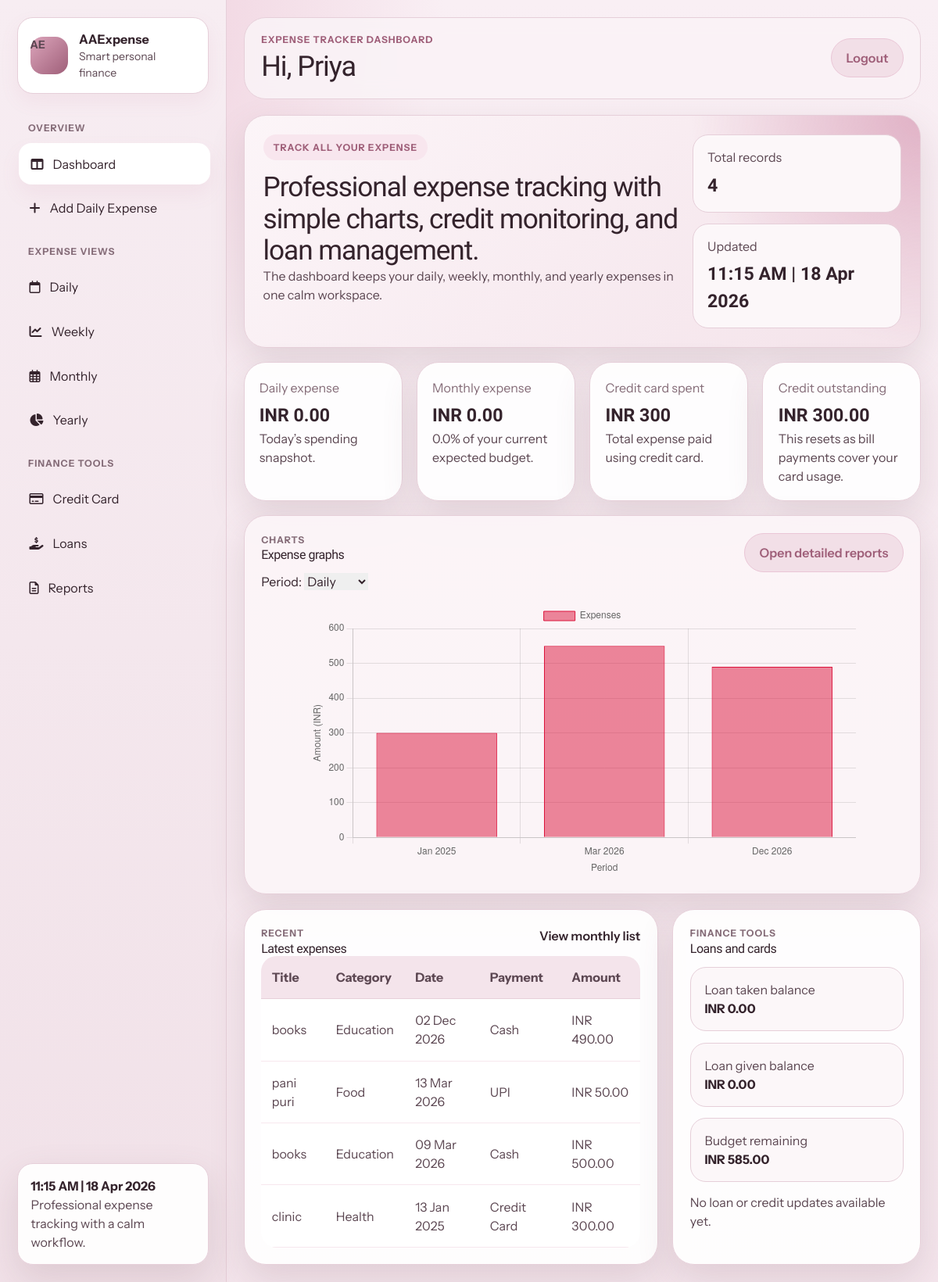
Screenshot of / (signed in) with the database file from the repository.
### expense/models.py (models this page shows, shortened)
class Expense(models.Model):
    PAYMENT_CASH = "cash"
    PAYMENT_UPI = "upi"
    PAYMENT_CREDIT_CARD = "credit_card"
    PAYMENT_CREDIT_CARD_BILL = "credit_card_bill"
    PAYMENT_CHOICES = [
        (PAYMENT_CASH, "Cash"),
        (PAYMENT_UPI, "UPI"),
        (PAYMENT_CREDIT_CARD, "Credit Card"),
        (PAYMENT_CREDIT_CARD_BILL, "Credit Card Bill Payment"),
    ]
    PAYMENT_CHOICES_DICT = dict(PAYMENT_CHOICES)
    CATEGORY_ENTERTAINMENT = "entertainment"
    CATEGORY_GROCERY = "grocery"
    CATEGORY_FOOD = "food"
    CATEGORY_STATIONERY = "stationery"
    CATEGORY_TRANSPORT = "transport"
    CATEGORY_HEALTH = "health"
    CATEGORY_RENT = "rent"
    CATEGORY_EDUCATION = "education"
    CATEGORY_BILLS = "bills"
    CATEGORY_SHOPPING = "shopping"
    CATEGORY_OTHERS = "others"
    CATEGORY_CHOICES = [
        (CATEGORY_ENTERTAINMENT, "Entertainment"),
        (CATEGORY_GROCERY, "Grocery"),
        (CATEGORY_FOOD, "Food"),
        (CATEGORY_STATIONERY, "Stationery"),
        (CATEGORY_TRANSPORT, "Transport"),
        (CATEGORY_HEALTH, "Health"),
        (CATEGORY_RENT, "Rent"),
        (CATEGORY_EDUCATION, "Education"),
        (CATEGORY_BILLS, "Bills"),
        (CATEGORY_SHOPPING, "Shopping"),
        (CATEGORY_OTHERS, "Others"),
    ]
    CATEGORY_CHOICES_DICT = dict(CATEGORY_CHOICES)
    user = models.ForeignKey(settings.AUTH_USER_MODEL, on_delete=models.CASCADE, related_name="expenses")
    title = models.CharField(max_length=120)
    category = models.CharField(max_length=80, choices=CATEGORY_CHOICES, default=CATEGORY_OTHERS)
    amount = models.DecimalField(max_digits=12, decimal_places=2)
    expense_date = models.DateField(default=timezone.localdate)
    payment_method = models.CharField(max_length=20, choices=PAYMENT_CHOICES, default=PAYMENT_UPI)
    notes = models.TextField(blank=True)
    created_at = models.DateTimeField(auto_now_add=True)
    updated_at = models.DateTimeField(auto_now=True)
    class Meta:
        ordering = ["-expense_date", "-created_at"]

### expense/views.py (the view)
# urls.py: path("", views.dashboard, name="dashboard"),
@login_required
def dashboard(request):
    expenses = Expense.objects.filter(user=request.user)
    loans = Loan.objects.filter(user=request.user)
    recent_expenses = expenses[:5]
    recent_bills = CreditCardBillPayment.objects.filter(user=request.user)[:5]
    daily_start, daily_end = _period_bounds("daily")
    weekly_start, weekly_end = _period_bounds("weekly")
    monthly_start, monthly_end = _period_bounds("monthly")
    yearly_start, yearly_end = _period_bounds("yearly")
    total_daily = expenses.filter(expense_date__range=(daily_start, daily_end)).aggregate(total=Sum("amount"))["total"] or Decimal("0.00")
    total_weekly = expenses.filter(expense_date__range=(weekly_start, weekly_end)).aggregate(total=Sum("amount"))["total"] or Decimal("0.00")
    total_monthly = expenses.filter(expense_date__range=(monthly_start, monthly_end)).aggregate(total=Sum("amount"))["total"] or Decimal("0.00")
    total_yearly = expenses.filter(expense_date__range=(yearly_start, yearly_end)).aggregate(total=Sum("amount"))["total"] or Decimal("0.00")
    loan_remaining_total = sum((loan.remaining_amount for loan in loans), Decimal("0.00"))
    credit_spent_total = expenses.filter(payment_method=Expense.PAYMENT_CREDIT_CARD).aggregate(total=Sum("amount"))["total"] or Decimal("0.00")
    credit_paid_total = CreditCardBillPayment.objects.filter(user=request.user).aggregate(total=Sum("amount"))["total"] or Decimal("0.00")
    credit_outstanding = max(Decimal("0.00"), credit_spent_total - credit_paid_total)
    total_balance_view = expenses.aggregate(total=Sum("amount"))["total"] or Decimal("0.00")
    predicted_next_month, predicted_next_year = _build_prediction(expenses)
    monthly_chart_data = _bar_data(_chart_data(expenses))
    payment_chart_data = _bar_data(_payment_chart_data(expenses))
    category_chart_data = _bar_data(_category_chart_data(expenses))
    active_loans = [loan for loan in loans if loan.remaining_amount > 0]
    active_loans.sort(key=lambda loan: loan.next_emi_due_date or timezone.localdate())
    upcoming_loans = [loan for loan in active_loans if loan.next_emi_due_date][:4]
    loan_taken_total = sum(
        (loan.remaining_amount for loan in loans if loan.loan_type == Loan.LOAN_TAKEN),
        Decimal("0.00"),
    )
    loan_given_total = sum(
        (loan.remaining_amount for loan in loans if loan.loan_type == Loan.LOAN_GIVEN),
        Decimal("0.00"),
    )
    monthly_budget_target = predicted_next_month if predicted_next_month > 0 else total_monthly
    spent_ratio = Decimal("0.00")
    if monthly_budget_target > 0:
        spent_ratio = min(Decimal("100.00"), (total_monthly / monthly_budget_target) * Decimal("100"))
    spent_ratio = round(spent_ratio, 1)
    spent_angle = round(float(spent_ratio) * 3.6, 1)
    goal_remaining = max(Decimal("0.00"), monthly_budget_target - total_monthly)
    period_labels = ["Mon", "Tue", "Wed", "Thu", "Fri", "Sat", "Sun"]
    weekly_values = [Decimal("0.00")] * 7
    for expense in expenses.filter(expense_date__range=(weekly_start, weekly_end)):
        weekly_values[expense.expense_date.weekday()] += expense.amount
    max_weekly_value = max(weekly_values) if any(weekly_values) else Decimal("1.00")
    weekly_activity = []
    for index, value in enumerate(weekly_values):
        weekly_activity.append(
            {
                "label": period_labels[index],
                "total": value.quantize(Decimal("0.01")),
                "height": max(14, int((value / max_weekly_value) * 100)) if value else 14,
            }
        )
    return render(
        request,
        "expense/dashboard.html",
        {
            "total_daily": total_daily,
            "total_weekly": total_weekly,
            "total_monthly": total_monthly,
            "total_yearly": total_yearly,
            "total_balance_view": total_balance_view,
            "loan_remaining_total": loan_remaining_total,
            "loan_taken_total": loan_taken_total,
            "loan_given_total": loan_given_total,
            "expense_count": expenses.count(),
            "credit_spent_total": credit_spent_total,
            "credit_outstanding": credit_outstanding,
            "predicted_next_month": predicted_next_month,
            "predicted_next_year": predicted_next_year,
            "monthly_chart_data": monthly_chart_data,
            "payment_chart_data": payment_chart_data,
            "category_chart_data": category_chart_data,
            "recent_expenses": recent_expenses,
            "recent_bills": recent_bills,
            "upcoming_loans": upcoming_loans,
            "monthly_budget_target": monthly_budget_target.quantize(Decimal("0.01")) if monthly_budget_target else Decimal("0.00"),
            "goal_remaining": goal_remaining.quantize(Decimal("0.01")),
            "spent_ratio": spent_ratio,
            "spent_angle": spent_angle,
            "weekly_activity": weekly_activity,
            "dashboard_timestamp": timezone.localtime().strftime("%I:%M %p | %d %b %Y"),
        },
    )

### templates/expense/dashboard.html (shortened to what this page needs)
{% extends 'expense/base.html' %}
{% block page_heading %}Hi, {{ user.first_name|default:user.username }}{% endblock %}
{% block content %}
<section class="dashboard-grid">
    <section class="hero-panel soft-pink-panel">
        <div class="hero-panel__copy">
            <span class="chip-label">Track all your expense</span>
            <h2>Professional expense tracking with simple charts, credit monitoring, and loan management.</h2>
            <p>The dashboard keeps your daily, weekly, monthly, and yearly expenses in one calm workspace.</p>
        </div>
        <div class="hero-panel__meta">
            <div class="mini-stat-card">
                <span>Total records</span>
                <strong>{{ expense_count }}</strong>
            </div>
            <div class="mini-stat-card">
                <span>Updated</span>
                <strong>{{ dashboard_timestamp }}</strong>
            </div>
        </div>
    </section>
    <section class="summary-grid">
        <article class="summary-card">
            <span>Daily expense</span>
            <strong>INR {{ total_daily }}</strong>
            <p>Today’s spending snapshot.</p>
        </article>
        <article class="summary-card">
            <span>Monthly expense</span>
            <strong>INR {{ total_monthly }}</strong>
            <p>{{ spent_ratio }}% of your current expected budget.</p>
        </article>
        <article class="summary-card">
            <span>Credit card spent</span>
            <strong>INR {{ credit_spent_total }}</strong>
            <p>Total expense paid using credit card.</p>
        </article>
        <article class="summary-card">
            <span>Credit outstanding</span>
            <strong>INR {{ credit_outstanding }}</strong>
            <p>This resets as bill payments cover your card usage.</p>
        </article>
    </section>
    <section class="chart-stage">
        <div class="section-heading">
            <div>
                <p class="eyebrow-text">Charts</p>
                <h3>Expense graphs</h3>
            </div>
            <a class="btn btn-soft-rose" href="{% url 'reports' %}">Open detailed reports</a>
        </div>
        <form id="chart-filter-form" method="get" class="chart-filter-form" style="margin-bottom: 1rem;">
            <label for="period-select">Period:</label>
            <select name="period" id="period-select" onchange="this.form.submit()">
                <option value="daily" {% if period == 'daily' %}selected{% endif %}>Daily</option>
            </select>
        </form>
        <div style="width: 100%; max-width: 700px; margin: 0 auto;">
            <canvas id="expenseChart"></canvas>
        </div>
        <script>
        const chartLabels = [{% for item in monthly_chart_data %}'{{ item.label }}',{% endfor %}];
        const chartData = [{% for item in monthly_chart_data %}{{ item.total }},{% endfor %}];
        const ctx = document.getElementById('expenseChart').getContext('2d');
        const expenseChart = new Chart(ctx, {
            type: 'bar',
            data: {
                labels: chartLabels,
                datasets: [{
                    label: 'Expenses',
                    data: chartData,
                    backgroundColor: 'rgba(220, 20, 60, 0.5)',
                    borderColor: 'rgba(220, 20, 60, 1)',
                    borderWidth: 1
                }]
            },
            options: {
                responsive: true,
                plugins: {
                    legend: { display: true },
                    tooltip: { enabled: true }
                },
                scales: {
                    x: { title: { display: true, text: 'Period' } },
                    y: { title: { display: true, text: 'Amount (INR)' }, beginAtZero: true }
                }
            }
        });
        </script>
    </section>
    <section class="split-grid">
        <article class="content-card">
            <div class="section-heading">
                <div>
                    <p class="eyebrow-text">Recent</p>
                    <h3>Latest expenses</h3>
                </div>
                <a class="text-link" href="{% url 'expense_period_list' 'monthly' %}">View monthly list</a>
            </div>
            <div class="table-responsive">
                <table class="table align-middle app-table mb-0">
                    <thead>
                        <tr>
                            <th>Title</th>
                            <th>Category</th>
                            <th>Date</th>
                            <th>Payment</th>
                            <th>Amount</th>
                        </tr>
                    </thead>
                    <tbody>
                        {% for expense in recent_expenses %}
                            <tr>
                                <td>{{ expense.title }}</td>
                                <td>{{ expense.get_category_display }}</td>
                                <td>{{ expense.expense_date|date:"d M Y" }}</td>
                                <td>{{ expense.get_payment_method_display }}</td>
                                <td>INR {{ expense.amount }}</td>
                            </tr>
                        {% empty %}
                            <tr>
                                <td colspan="5" class="text-center py-4">No expenses added yet.</td>
                            </tr>
                        {% endfor %}
                    </tbody>
                </table>
            </div>
        </article>
        <article class="content-card side-stack">
            <div class="section-heading">
                <div>
                    <p class="eyebrow-text">Finance tools</p>
                    <h3>Loans and cards</h3>
                </div>
            </div>
            <div class="info-pill">
                <span>Loan taken balance</span>
                <strong>INR {{ loan_taken_total }}</strong>
            </div>
            <div class="info-pill">
                <span>Loan given balance</span>
                <strong>INR {{ loan_given_total }}</strong>
            </div>
            <div class="info-pill">
                <span>Budget remaining</span>
                <strong>INR {{ goal_remaining }}</strong>
            </div>
            {% for loan in upcoming_loans %}
                <div class="timeline-row">
                    <strong>{{ loan.counterparty }}</strong>
                    <span>{{ loan.get_loan_type_display }} | EMI due {{ loan.next_emi_due_date|date:"d M Y" }}</span>
                    <em>INR {{ loan.emi_amount }}</em>
                </div>
            {% empty %}
                {% for bill in recent_bills %}
                    <div class="timeline-row">
                        <strong>Credit bill payment</strong>
                        <span>Paid on {{ bill.paid_on|date:"d M Y" }}</span>
                        <em>INR {{ bill.amount }}</em>
                    </div>
                {% empty %}
                    <p class="empty-copy mb-0">No loan or credit updates available yet.</p>
                {% endfor %}
            {% endfor %}
        </article>
    </section>
</section>
{% endblock %}

### rows the page displays
Expense: title "books", category "Education", expense_date "02 Dec 2026", payment_method "Cash", amount "490.00"
Expense: title "pani puri", category "Food", expense_date "13 Mar 2026", payment_method "UPI", amount "50.00"
Expense: title "books", category "Education", expense_date "09 Mar 2026", payment_method "Cash", amount "500.00"
Expense: title "clinic", category "Health", expense_date "13 Jan 2025", payment_method "Credit Card", amount "300.00"

### other values shown
{{ dashboard_timestamp|default:"AAExpense" }} "11:15 AM | 18 Apr 2026"
{{ user.first_name|default:user.username }} "Priya"
{{ expense_count }} "4"
{{ dashboard_timestamp }} "11:15 AM | 18 Apr 2026"
{{ total_daily }} "0.00"
{{ total_monthly }} "0.00"
{{ spent_ratio }} "0.0"
{{ credit_spent_total }} "300"
{{ credit_outstanding }} "300.00"
{{ loan_taken_total }} "0.00"
{{ loan_given_total }} "0.00"
{{ goal_remaining }} "585.00"
chart data {{ item.total }} 300.0, 550.0, 490.0
